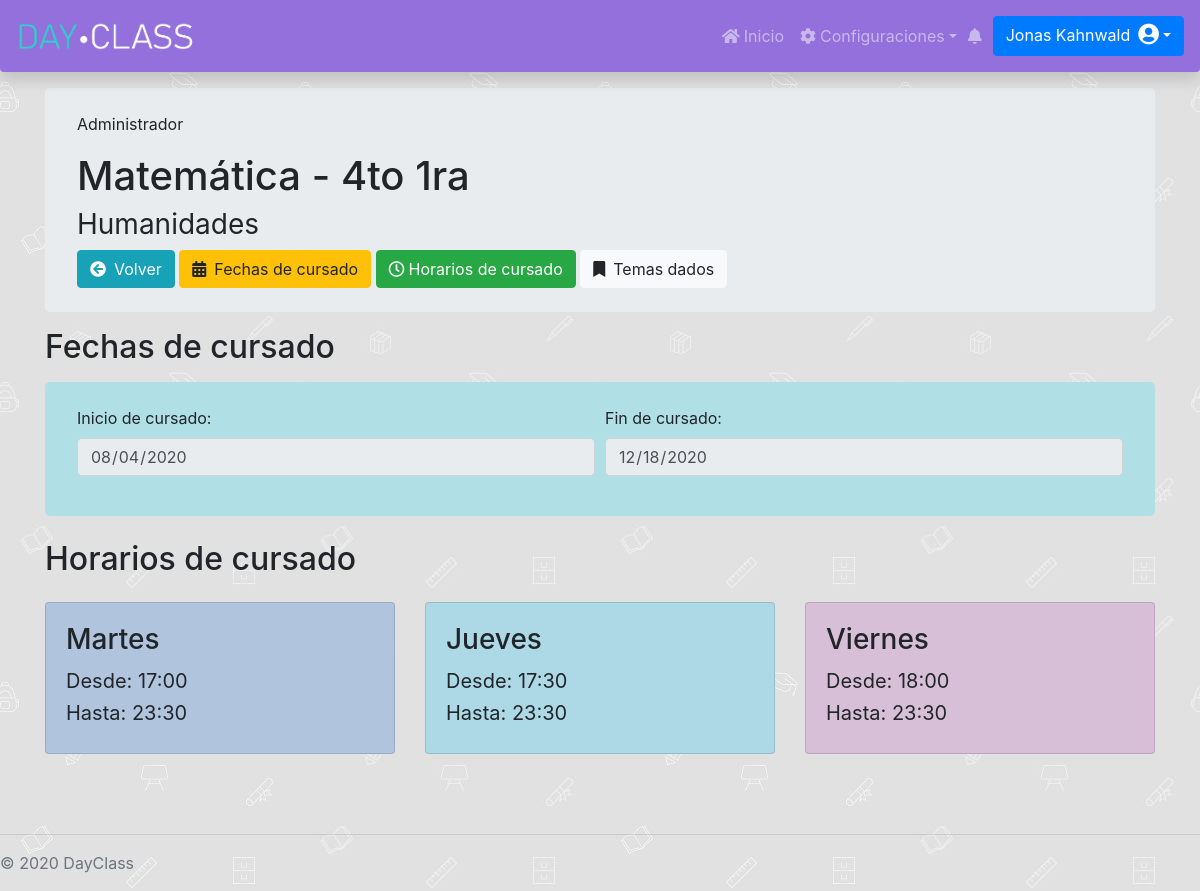
The app's page /Administrador/MateriaCurso/Curso/verCurso.php?id_curso=1 (signed in) with its own data.
### tables this page shows
CREATE TABLE `curso` (
  `id` int(11) NOT NULL AUTO_INCREMENT,
  `fechaDesdeCurActual` date DEFAULT NULL,
  `fechaHastaCurActul` date DEFAULT NULL,
  `nombreCurso` varchar(255) DEFAULT NULL,
  `division_id` int(11) DEFAULT NULL,
  `materia_id` int(11) DEFAULT NULL,
  `fechaDesdeCursado` date DEFAULT NULL,
  `fechaHastaCursado` date DEFAULT NULL,
  PRIMARY KEY (`id`),
  KEY `FKb0pu5rd27n5ld9n4oamd62dwj` (`division_id`),
  KEY `FK48osbikkitlflgwqf0vh8qt7j` (`materia_id`)
);

CREATE TABLE `modalidad` (
  `id` int(11) NOT NULL AUTO_INCREMENT,
  `fechaAltaModalidad` date DEFAULT NULL,
  `fechaBajaModalidad` date DEFAULT NULL,
  `nombre` varchar(255) DEFAULT NULL,
  PRIMARY KEY (`id`)
);

CREATE TABLE `horariocurso` (
  `id` int(11) NOT NULL AUTO_INCREMENT,
  `horaFinCurso` time NOT NULL,
  `horaInicioCurso` time NOT NULL,
  `curso_id` int(11) DEFAULT NULL,
  `cursoDia_id` int(11) DEFAULT NULL,
  PRIMARY KEY (`id`),
  KEY `FKc1fqqmvfrs27v0ujycjokrq0j` (`curso_id`),
  KEY `FKh09fpmkq3ex3t1ets58oa0q0p` (`cursoDia_id`)
);

CREATE TABLE `cursodia` (
  `id` int(11) NOT NULL AUTO_INCREMENT,
  `nombreDia` varchar(255) DEFAULT NULL,
  `nombreDiaSA` varchar(255) DEFAULT NULL,
  `dayName` varchar(255) NOT NULL,
  `ordenDia` tinyint(4) NOT NULL,
  PRIMARY KEY (`id`)
);

### Administrador/MateriaCurso/Curso/verCurso.php (the view, shortened to what this page needs)
<?php
include "../../../databaseConection.php";
?>
<link rel="stylesheet" href="https://cdnjs.cloudflare.com/ajax/libs/twitter-bootstrap/4.1.3/css/bootstrap.css">
<link rel="stylesheet" href="https://cdn.datatables.net/1.10.21/css/dataTables.bootstrap4.min.css">
<link rel="stylesheet" href="../../../styleCards.css">
<div class="container ">
    <div class="py-4 my-3 jumbotron">
        <p class="card-text">Administrador</p>
        <?php
        $id_curso = $_GET["id_curso"];
        $consulta1 = $con->query("SELECT curso.materia_id, curso.nombreCurso, materia.nombreMateria, division.nombreDivision, modalidad.nombre AS nombreModalidad FROM `curso`, materia, division, modalidad WHERE curso.id = '$id_curso' AND curso.materia_id = materia.id AND curso.division_id = division.id AND division.modalidad_id = modalidad.id");
        $curso = $consulta1->fetch_assoc();
        $nombreCurso = $curso["nombreCurso"];
        $nombreModalidad = $curso["nombreModalidad"];
        $id_materia = $curso["materia_id"];
        echo "<h1>$nombreCurso</h1>";
        echo "<h3 class='font-weight-normal'>$nombreModalidad</h3>";
        ?>
        <a class="btn btn-info" <?php echo "href='/DayClass/Administrador/MateriaCurso/Curso/admCurso.php?id=$id_materia'"; ?>><i class="fa fa-arrow-circle-left mr-2"></i>Volver</a>
        <a class="btn btn-warning" data-toggle="modal" data-target="#modifFechasCurso"><i class="fa fa-calendar mr-2"></i>Fechas de cursado</a>
        <a href="" class="btn btn-success" data-toggle="modal" data-target="#modifHorariosCurso"><i class="fa fa-clock-o mr-1"></i>Horarios de cursado</a>
        <a class="btn btn-light" <?php echo "href='/DayClass/Administrador/MateriaCurso/Curso/verTemasDadosCurso.php?id_curso=$id_curso'"; ?>><i class="fa fa-bookmark mr-2"></i>Temas dados</a>
    </div>
    <h2>Fechas de cursado</h2>
    <div class="py-4 my-3 jumbotron" style="background-color:PowderBlue;">
        <?php
        $currentDateTime = date('Y-m-d H:i:s');
        $consultaCurso = $con->query("SELECT * FROM `curso` WHERE `id` =  $id_curso");
        $resultado = $consultaCurso->fetch_assoc();
        $fchDesde = $resultado["fechaDesdeCursado"];
        $fchHasta = $resultado["fechaHastaCursado"];
        if (($fchDesde < $currentDateTime &&  $fchHasta < $currentDateTime) || ($fchDesde == "" &&  $fchHasta == "")) {
            echo "<div class='alert alert-danger' role='alert'>
                            <h5><i class='fa fa-exclamation-circle mr-2'></i>Se deben ingresar las fechas de cursado para este año.</h5>
                        </div>";
        } else {
            echo "<div class='form-row'>";
            echo "<div class='form-group col-md-6'>
            <label for='inputInicio'>Inicio de cursado:</label>
            <input type='date' class='form-control' id='inputInicioCursado' name='inputInicioCursado' placeholder='Fecha Inicio Cursado' disabled value='$fchDesde'></div>";
            echo   "<div class='form-group col-md-6'>
            <label for='inputInicio'>Fin de cursado:</label>
            <input type='date' class='form-control' id='inputInicioCursado' name='inputInicioCursado' placeholder='Fecha Inicio Cursado' disabled value='$fchHasta'></div>";
            echo "</div>";
        }
        ?>
    </div>
    <div class="row my-4">
        <?php
        $consulta3 = $con->query("SELECT horariocurso.horaInicioCurso, horariocurso.horaFinCurso, cursodia.nombreDia FROM `curso`, horariocurso, cursodia WHERE curso.id = $id_curso AND curso.id = horariocurso.curso_id AND horariocurso.cursoDia_id = cursodia.id ORDER BY cursodia.ordenDia ASC");
        $contador = 0;
        if (($consulta3->num_rows) == 0) {
            echo "<div class='alert alert-warning' role='alert'>
                    <h5><i class='fa fa-exclamation-circle mr-2'></i>Todavia no se han definido horaios para este curso</h5>
                </div>";
        } else {
            echo "<div class='col-lg-12'><h2>Horarios de cursado</h2></div>";
            while ($horarioCurso = $consulta3->fetch_assoc()) {
                $dia = $horarioCurso["nombreDia"];
                $horaDesde = $horarioCurso["horaInicioCurso"];
                $horaHasta = $horarioCurso["horaFinCurso"];
                echo "<div class='col-lg-4 my-3' >
                <div class='card h-100 color$contador'>
                    <div class='card-body text-left'>
                        <h3 class='card-title'>$dia</h3>
                        <h5 class='font-weight-normal'>Desde: " . strftime("%H:%M", strtotime($horaDesde)) . "</h5>
                        <h5 class='font-weight-normal'>Hasta: " . strftime("%H:%M", strtotime($horaHasta)) . "</h5>
                    </div>
                </div>
            </div>";
                $contador++;
            }
        }
        ?>
    </div>
</div>

### DayClassStyle.css (style rules this page uses)
.dayclassnav { background-color: mediumpurple; }
.abajo-pagina { position: absolute; bottom: auto; width: 100%; }
body { padding-top: 4.5rem; background-image: url("/DayClass/images/school.jpg"); background-repeat: repeat; background-attachment: fixed; }

### styleCards.css (style rules this page uses)
.color0 { background-color: LightSteelBlue; }
.color1 { background-color: LightBlue; }
.color2 { background-color: Thistle; }

### records on screen
curso: nombreCurso "Matemática - 4to 1ra", modalidad.nombre "Humanidades", inputInicioCursado "08/04/2020", inputInicioCursado "12/18/2020"
horariocurso: cursoDia.nombreDia "Martes", horaInicioCurso "17:00", horaFinCurso "23:30"
horariocurso: cursoDia.nombreDia "Jueves", horaInicioCurso "17:30", horaFinCurso "23:30"
horariocurso: cursoDia.nombreDia "Viernes", horaInicioCurso "18:00", horaFinCurso "23:30"
